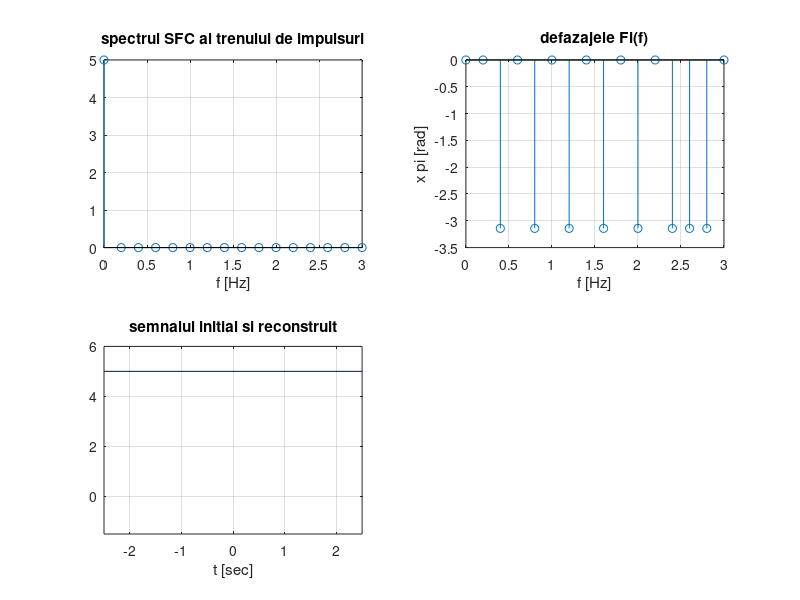

MATLAB code for this plot:
clear;
%parametrii trenului de impulsuri
T = input('Setati perioada T [sec]: ');
tau = input('Setati durata impulsului tau [sec]: ');
Amplit = input('Setati amplitudinea A [V]: ');
Ni = input('Setati nr. de armonici N: ');
% Pasul de selectare a numarului de armonici
n=Ni;
% numarul de armonici pentru aproximarea finala
Nf=3*n;
w0=2*pi/T;
f0=1/T;
B=Nf+1;
% calculul parametrilor modelului spectral
A=zeros(1,B);phi=zeros(1,B);
for i=1:B,
    alf=(i-1)*w0*tau/2;
 
    alf=alf/pi;
    A(1,i)=abs(Amplit*tau*sinc(alf)/T);
    phi(1,i)=-angle(sinc(alf));
end;
%se calculeaza vectorul ind, necesar in reprezentarea grafica a spectrului
for i=1:B,
    ind(i)=(i-1)*f0;
end;
%reprezentarea spectrului SFC (numai pentru frecvente pozitive)
subplot(221);
stem(ind,A(1,:));
title('spectrul SFC al trenului de impulsuri');
xlabel('f [Hz]');
grid;
subplot(222);
stem(ind,phi(1,:));
title('defazajele Fi(f)');
xlabel('f [Hz]'); ylabel('x pi [rad]');
grid;
%generarea trenului de impulsuri si reprezentarea lui grafica
x1=zeros(1,((T*1000/2)-(tau*1000/2)));
x2=Amplit*ones(1,(tau*1000));
x3=zeros(1,((T*1000/2)-(tau*1000/2)));
x=[x1 x2 x3];
dt=0.001;t=[-T/2+dt:dt:T/2];
subplot(223);
h=plot(t,x); %set(h,'LineWidth',T);
axis([-T/2 T/2 -1.5 1.2*Amplit]);grid;hold on;
%calculul semnalelor deduse pe baza spectrului determinat
%se utilizeaza Ni, 2*Ni si 3*Ni armonici in spectru;
%aceste semnale se reprezinta pe un grafic comun
%cu cel al trenului de impulsuri
for j=Ni:n:Nf,
    xy=A(1)*ones(1,(T*1000));
    
    for i=1:j,
        xy=xy+2*A(1,i+1)*cos(i*w0*t+phi(1,i+1));
    end;
end;
plot(t,xy,'k');grid;
title('semnalul initial si reconstruit');
xlabel('t [sec]');
axis([-T/2 T/2 -1.5 1.2*Amplit]);grid;
